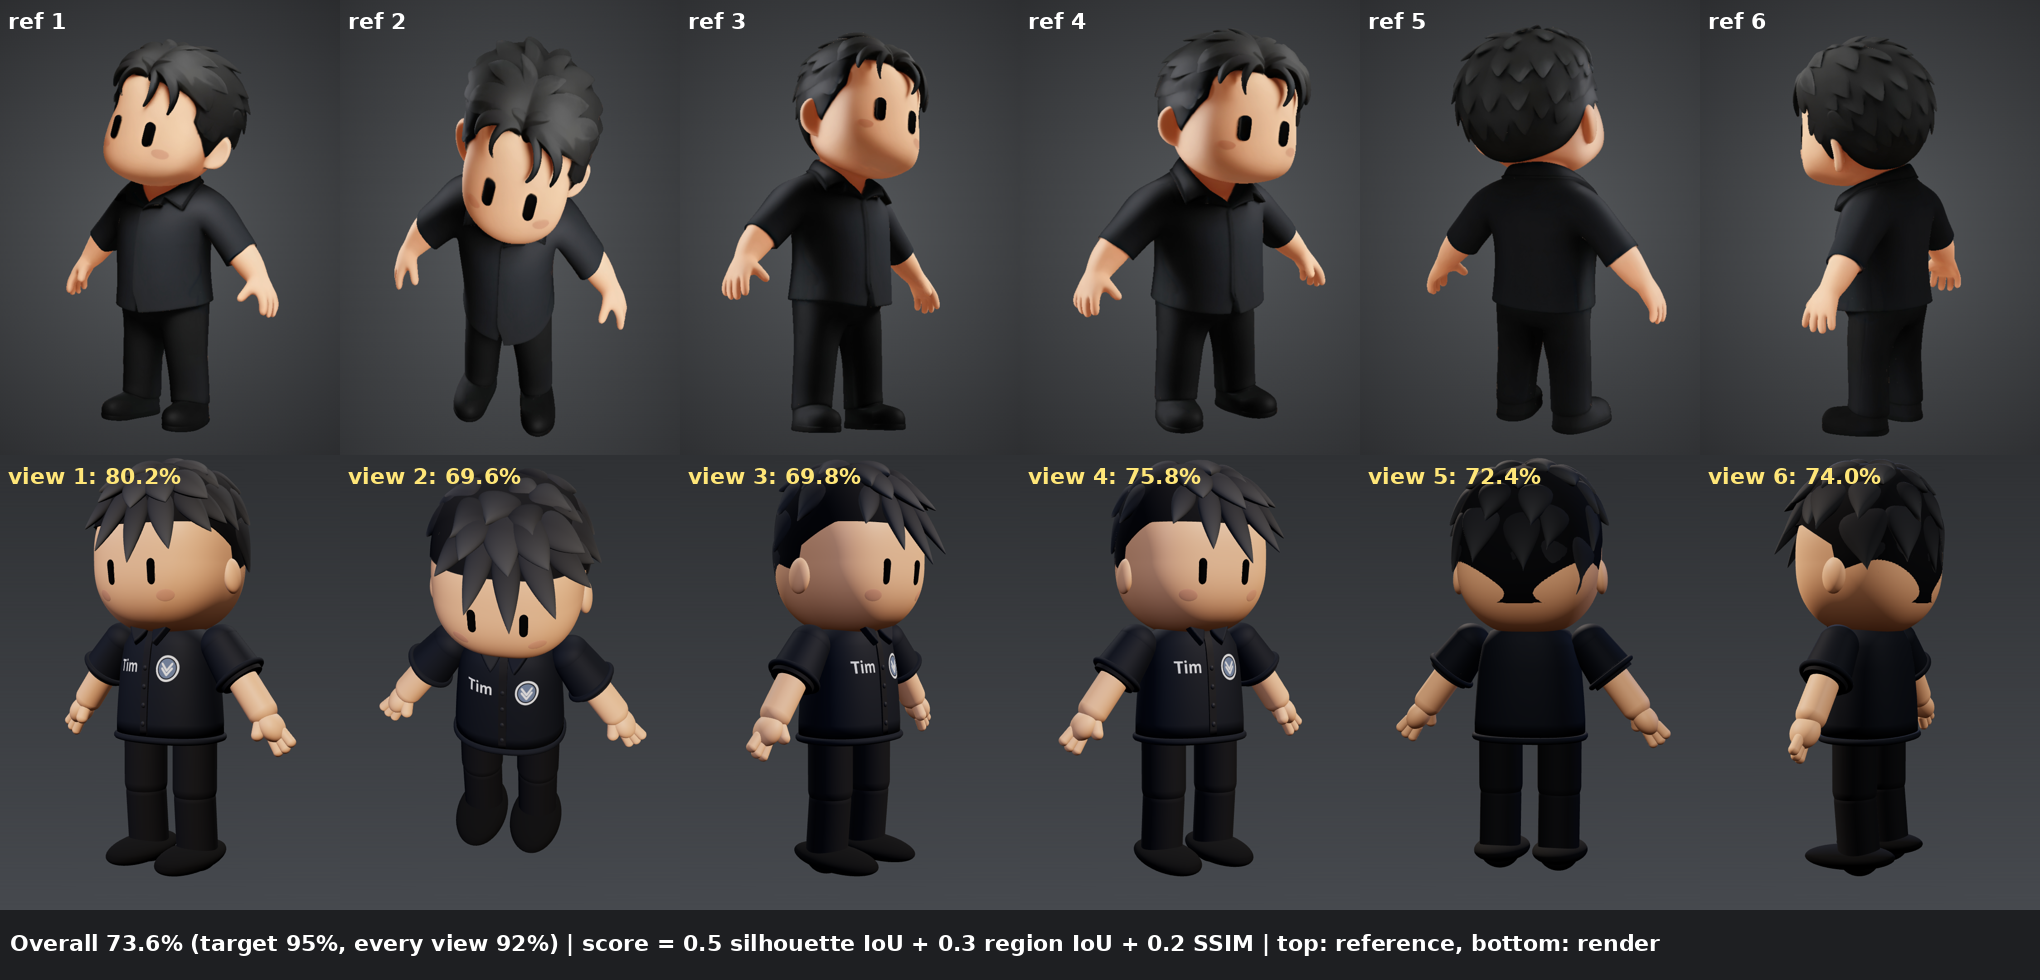

This chart was generated by the following Python code:
import sys, numpy as np, pscore
from PIL import Image, ImageDraw, ImageFont
D='/workspace/office_feedback/president_ref_v2/'; d=sys.argv[1]; out=sys.argv[2]
r=pscore.score_paths([(f'{d}/v{i}.png',[i]) for i in range(1,7)])
sc=[x[0][0] for x in r]
W,H=340,455; M=Image.new('RGB',(W*6,H*2+70),(30,31,34)); dr=ImageDraw.Draw(M)
try: f=ImageFont.truetype('/usr/share/fonts/truetype/dejavu/DejaVuSans-Bold.ttf',22)
except Exception: f=ImageFont.load_default()
for i in range(6):
    M.paste(Image.open(D+f'ref{i+1}.png').convert('RGB').resize((W,H)),(i*W,0))
    M.paste(Image.open(f'{d}/v{i+1}.png').convert('RGB').resize((W,H)),(i*W,H))
    dr.text((i*W+8,8),f'ref {i+1}',fill=(255,255,255),font=f); dr.text((i*W+8,H+8),f'view {i+1}: {sc[i]*100:.1f}%',fill=(255,230,120),font=f)
dr.text((10,2*H+20),f'Overall {np.mean(sc)*100:.1f}% (target 95%, every view 92%) | score = 0.5 silhouette IoU + 0.3 region IoU + 0.2 SSIM | top: reference, bottom: render',fill=(255,255,255),font=f)
M.save(out); print('overall',round(float(np.mean(sc)),4),[round(s,3) for s in sc])
